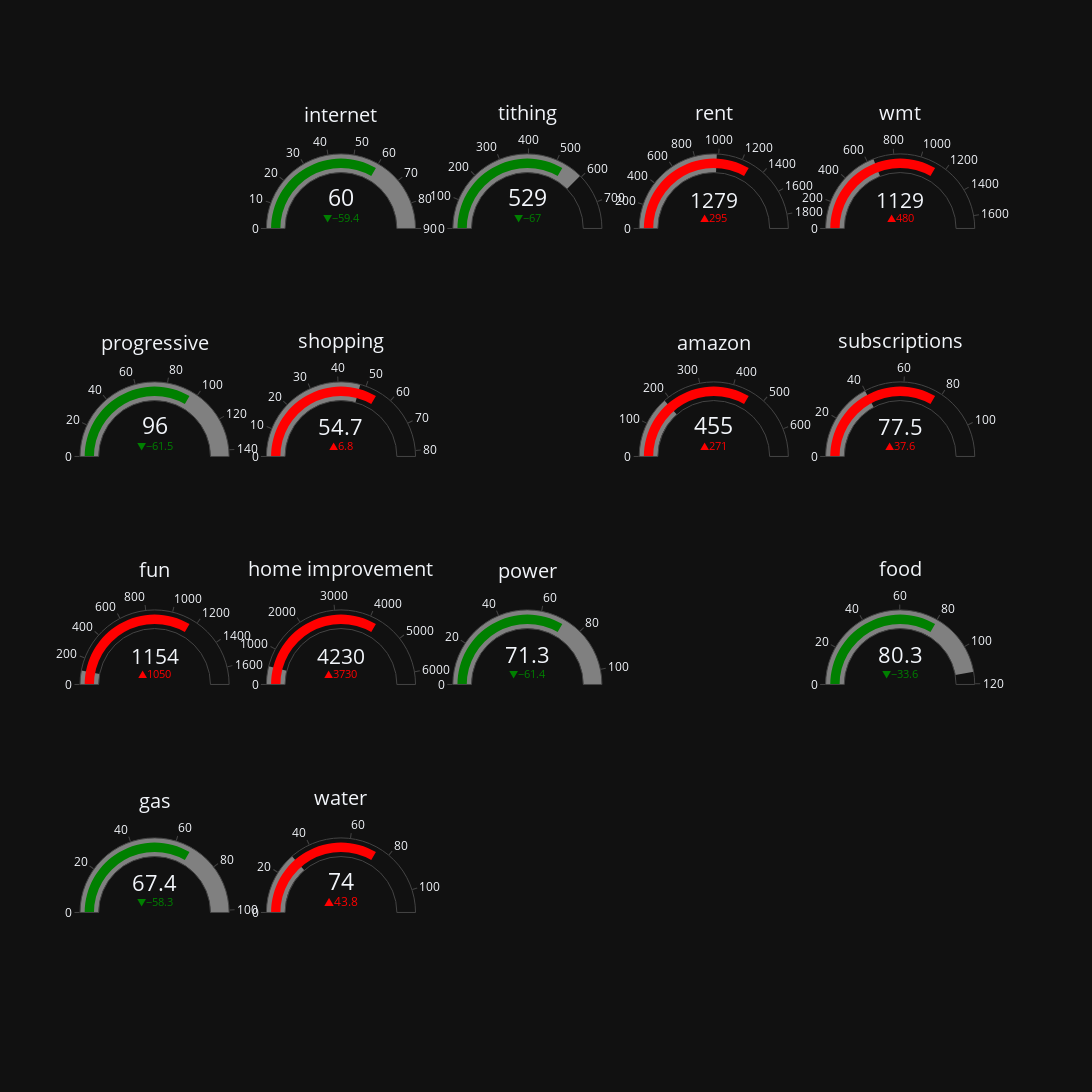

The cell this chart's notebook holds for it:
### Code cell
fig = go.Figure()

fig.update_layout(width=2000, height=1200, template="plotly_dark")


def create_guage(category, x1, x2, y1, y2):
    tf = joined_df.filter(pl.col("category").str.to_lowercase() == category.lower())

    if tf.is_empty():
        print(f"⚠️ No data for category: {category}")
        return

    lm = tf.select(pl.col("last_month").max()).item()
    ltm = tf.select(pl.col("LTM_avg").max()).item()

    if lm is None or ltm is None:
        print(f"⚠️ Missing values for {category}")
        return

    bar_color = 'red' if lm > ltm else 'green'

    fig.add_trace(go.Indicator(
        mode="number+gauge+delta", value=lm,
        delta={'reference': ltm,
               'increasing': {'color': "red"},
               'decreasing': {'color': "green"}},
        domain={'x': [x1, x2], 'y': [y1, y2]},
        title={'text': category},
        gauge={'steps': [{'range': [0, ltm], 'color': 'gray'}],
               'bar': {'color': bar_color}}
    ))


# Row 0 (top)
create_guage('car',          0.00, 0.16, 0.80, 1.00)
create_guage('internet',     0.20, 0.36, 0.80, 1.00)
create_guage('tithing',      0.40, 0.56, 0.80, 1.00)
create_guage('rent',         0.60, 0.76, 0.80, 1.00)
create_guage('wmt',          0.80, 0.96, 0.80, 1.00)

# Row 1
create_guage('progressive',  0.00, 0.16, 0.55, 0.75)
create_guage('shopping',     0.20, 0.36, 0.55, 0.75)
create_guage('natural gas',  0.40, 0.56, 0.55, 0.75)
create_guage('amazon',       0.60, 0.76, 0.55, 0.75)
create_guage('subscriptions',0.80, 0.96, 0.55, 0.75)

# Row 2
create_guage('fun',          0.00, 0.16, 0.30, 0.50)
create_guage('home improvement', 0.20, 0.36, 0.30, 0.50)
create_guage('power',        0.40, 0.56, 0.30, 0.50)
create_guage('misc',         0.60, 0.76, 0.30, 0.50)
create_guage('food',         0.80, 0.96, 0.30, 0.50)
def create_guage(category, x1, x2, y1, y2):
    tf = joined_df.filter(pl.col("category").str.to_lowercase() == category.lower())

    if tf.is_empty():
        print(f"⚠️ No data for category: {category}")
        return

    lm = tf.select(pl.col("last_month").max()).item()
    ltm = tf.select(pl.col("LTM_avg").max()).item()

    if lm is None or ltm is None:
        print(f"⚠️ Missing values for {category}")
        return

    bar_color = 'red' if lm > ltm else 'green'

    fig.add_trace(go.Indicator(
        mode="number+gauge+delta", value=lm,
        delta={'reference': ltm,
               'increasing': {'color': "red"},
               'decreasing': {'color': "green"}},
        domain={'x': [x1, x2], 'y': [y1, y2]},
        title={'text': category},
        gauge={'steps': [{'range': [0, ltm], 'color': 'gray'}],
               'bar': {'color': bar_color}}
    )).0
# Row 3 (bottom)
create_guage('gas',          0.00, 0.16, 0.05, 0.25)
create_guage('water',        0.20, 0.36, 0.05, 0.25)



fig.show()

### Figure 1 — Plotly figure (JSON) as saved in the notebook; plotly's stock layout.template omitted (floating-point values rounded to 4 significant figures)
{"data": [{"delta": {"decreasing": {"color": "green"}, "increasing": {"color": "red"}, "reference": 119.4}, "domain": {"x": [0.2, 0.36], "y": [0.8, 1]}, "gauge": {"bar": {"color": "green"}, "steps": [{"color": "gray", "range": [0, 119.4]}]}, "mode": "number+gauge+delta", "title": {"text": "internet"}, "type": "indicator", "value": 60}, {"delta": {"decreasing": {"color": "green"}, "increasing": {"color": "red"}, "reference": 595.2}, "domain": {"x": [0.4, 0.56], "y": [0.8, 1]}, "gauge": {"bar": {"color": "green"}, "steps": [{"color": "gray", "range": [0, 595.2]}]}, "mode": "number+gauge+delta", "title": {"text": "tithing"}, "type": "indicator", "value": 528.6}, {"delta": {"decreasing": {"color": "green"}, "increasing": {"color": "red"}, "reference": 984.3}, "domain": {"x": [0.6, 0.76], "y": [0.8, 1]}, "gauge": {"bar": {"color": "red"}, "steps": [{"color": "gray", "range": [0, 984.3]}]}, "mode": "number+gauge+delta", "title": {"text": "rent"}, "type": "indicator", "value": 1279.0}, {"delta": {"decreasing": {"color": "green"}, "increasing": {"color": "red"}, "reference": 648.4}, "domain": {"x": [0.8, 0.96], "y": [0.8, 1]}, "gauge": {"bar": {"color": "red"}, "steps": [{"color": "gray", "range": [0, 648.4]}]}, "mode": "number+gauge+delta", "title": {"text": "wmt"}, "type": "indicator", "value": 1129.0}, {"delta": {"decreasing": {"color": "green"}, "increasing": {"color": "red"}, "reference": 157.5}, "domain": {"x": [0, 0.16], "y": [0.55, 0.75]}, "gauge": {"bar": {"color": "green"}, "steps": [{"color": "gray", "range": [0, 157.5]}]}, "mode": "number+gauge+delta", "title": {"text": "progressive"}, "type": "indicator", "value": 96.04}, {"delta": {"decreasing": {"color": "green"}, "increasing": {"color": "red"}, "reference": 47.89}, "domain": {"x": [0.2, 0.36], "y": [0.55, 0.75]}, "gauge": {"bar": {"color": "red"}, "steps": [{"color": "gray", "range": [0, 47.89]}]}, "mode": "number+gauge+delta", "title": {"text": "shopping"}, "type": "indicator", "value": 54.72}, {"delta": {"decreasing": {"color": "green"}, "increasing": {"color": "red"}, "reference": 184.3}, "domain": {"x": [0.6, 0.76], "y": [0.55, 0.75]}, "gauge": {"bar": {"color": "red"}, "steps": [{"color": "gray", "range": [0, 184.3]}]}, "mode": "number+gauge+delta", "title": {"text": "amazon"}, "type": "indicator", "value": 455.1}, {"delta": {"decreasing": {"color": "green"}, "increasing": {"color": "red"}, "reference": 39.89}, "domain": {"x": [0.8, 0.96], "y": [0.55, 0.75]}, "gauge": {"bar": {"color": "red"}, "steps": [{"color": "gray", "range": [0, 39.89]}]}, "mode": "number+gauge+delta", "title": {"text": "subscriptions"}, "type": "indicator", "value": 77.45}, {"delta": {"decreasing": {"color": "green"}, "increasing": {"color": "red"}, "reference": 103.6}, "domain": {"x": [0, 0.16], "y": [0.3, 0.5]}, "gauge": {"bar": {"color": "red"}, "steps": [{"color": "gray", "range": [0, 103.6]}]}, "mode": "number+gauge+delta", "title": {"text": "fun"}, "type": "indicator", "value": 1154}, {"delta": {"decreasing": {"color": "green"}, "increasing": {"color": "red"}, "reference": 496.8}, "domain": {"x": [0.2, 0.36], "y": [0.3, 0.5]}, "gauge": {"bar": {"color": "red"}, "steps": [{"color": "gray", "range": [0, 496.8]}]}, "mode": "number+gauge+delta", "title": {"text": "home improvement"}, "type": "indicator", "value": 4231.0}, {"delta": {"decreasing": {"color": "green"}, "increasing": {"color": "red"}, "reference": 132.6}, "domain": {"x": [0.4, 0.56], "y": [0.3, 0.5]}, "gauge": {"bar": {"color": "green"}, "steps": [{"color": "gray", "range": [0, 132.6]}]}, "mode": "number+gauge+delta", "title": {"text": "power"}, "type": "indicator", "value": 71.29}, {"delta": {"decreasing": {"color": "green"}, "increasing": {"color": "red"}, "reference": 113.8}, "domain": {"x": [0.8, 0.96], "y": [0.3, 0.5]}, "gauge": {"bar": {"color": "green"}, "steps": [{"color": "gray", "range": [0, 113.8]}]}, "mode": "number+gauge+delta", "title": {"text": "food"}, "type": "indicator", "value": 80.25}, {"delta": {"decreasing": {"color": "green"}, "increasing": {"color": "red"}, "reference": 125.7}, "domain": {"x": [0, 0.16], "y": [0.05, 0.25]}, "gauge": {"bar": {"color": "green"}, "steps": [{"color": "gray", "range": [0, 125.7]}]}, "mode": "number+gauge+delta", "title": {"text": "gas"}, "type": "indicator", "value": 67.4}, {"delta": {"decreasing": {"color": "green"}, "increasing": {"color": "red"}, "reference": 30.17}, "domain": {"x": [0.2, 0.36], "y": [0.05, 0.25]}, "gauge": {"bar": {"color": "red"}, "steps": [{"color": "gray", "range": [0, 30.17]}]}, "mode": "number+gauge+delta", "title": {"text": "water"}, "type": "indicator", "value": 73.96}], "layout": {"height": 1200, "width": 2000}}
